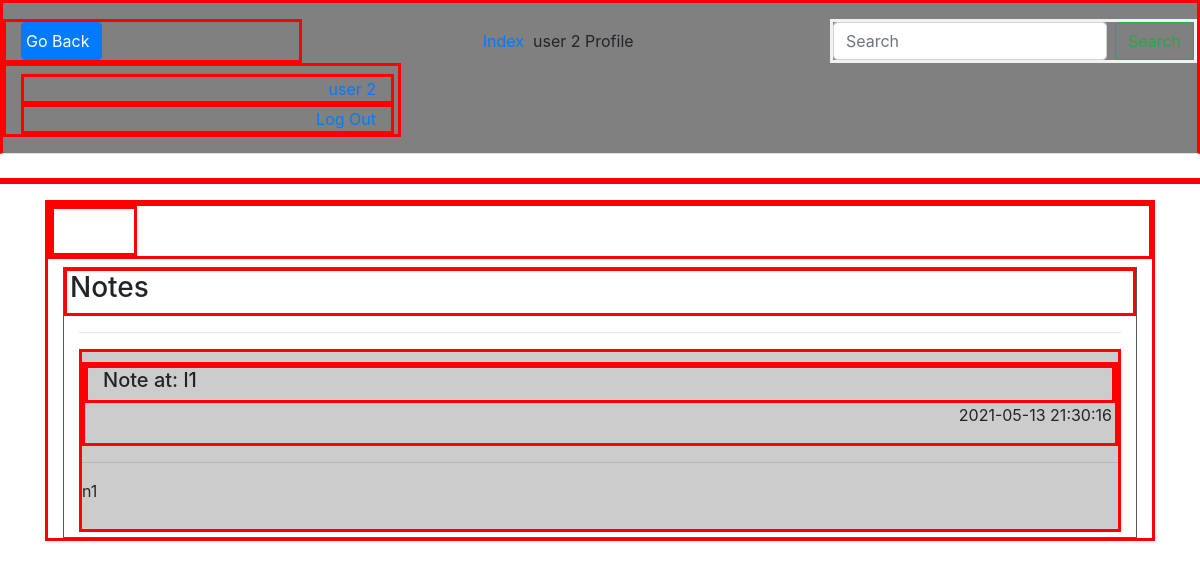
The page /profile/2 (signed in) on the database as committed earlier.
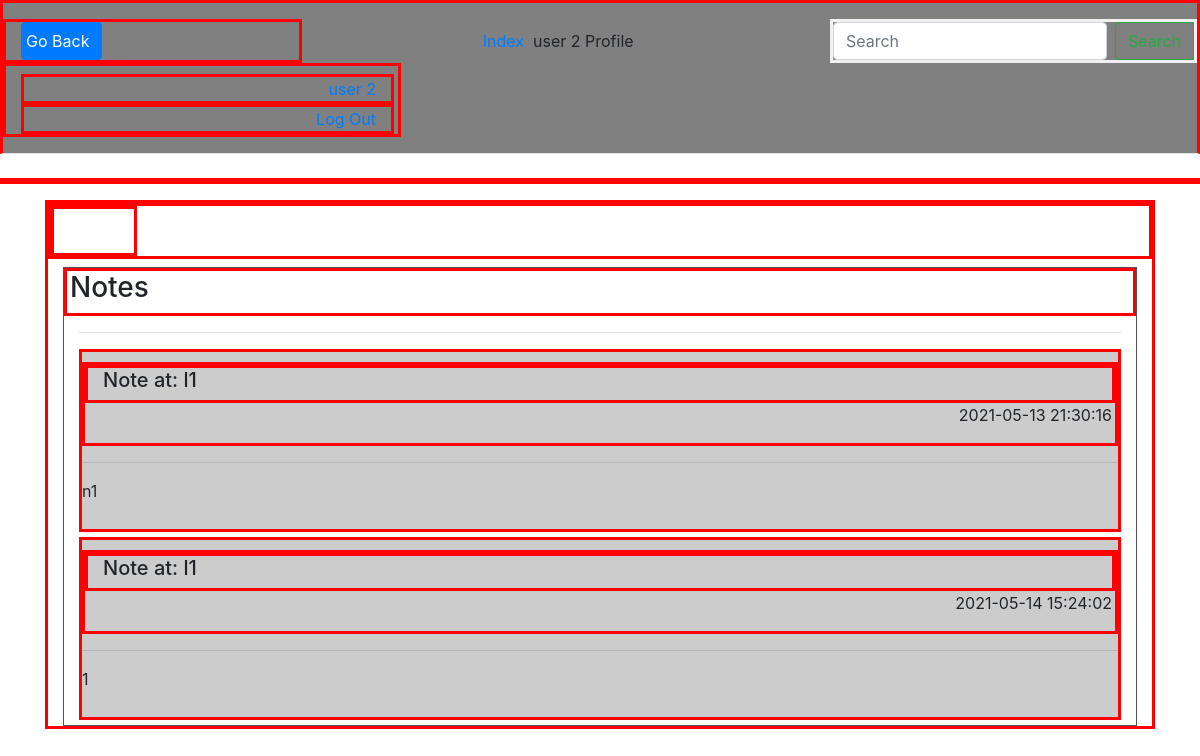
The same page on the database as committed later.
### app.py (models this page shows)
class User(UserMixin, db.Model):
    __tablename__ = 'users'
    id = db.Column(db.Integer, primary_key=True)
    username = db.Column(db.String(80), unique=True, nullable=False)
    password = db.Column(db.String(80), nullable=False)
    email = db.Column(db.String(120), unique=True, nullable=False)
    created_worlds = db.relationship("World", backref='creator')
    created_characters = db.relationship("Characters", backref='creator')
    created_locations = db.relationship("Locations", backref='creator')
    created_notes = db.relationship("Notes", backref='creator')

class Notes(db.Model):
    __tablename__ = 'notes'
    id = db.Column(db.Integer, primary_key=True)
    world_id = db.Column(db.Integer, ForeignKey('worlds.id'), nullable=False)
    creator_id = db.Column(db.Integer, ForeignKey('users.id'), nullable=False)
    text = db.Column(db.String(500), nullable=False)
    creation_date = db.Column(db.DateTime, default=db.func.current_timestamp())
    location_id = db.Column(db.Integer, ForeignKey('locations.id'))
    character_id = db.Column(db.Integer, ForeignKey('characters.id'))

class Locations(db.Model):
    __tablename__ = 'locations'
    id = db.Column(db.Integer, primary_key=True)
    location_name = db.Column(db.String(100))
    world_id = db.Column(db.Integer, ForeignKey('worlds.id'))
    creator_id = db.Column(db.Integer, ForeignKey('users.id'))
    description = db.Column(db.String(500))
    creation_date = db.Column(db.DateTime, default=db.func.current_timestamp())
    notes = db.relationship("Notes", backref='location')

### app.py (the view)
@app.route('/profile/<user_id>', methods=["GET"])
def profile(user_id):
    if not session.get("user_name"):
        flash('You are not logged in.')
        return redirect(url_for('login'))
    if int(session["id"]) is not int(user_id):
        flash('For now, you cannot visit other peoples userpage.')
        return redirect(url_for('index'))
    user = User.query.filter_by(id=user_id).first()
    all_notes = Notes.query.filter_by(creator_id=user.id).all()
    return render_template("profile.html", user=user, notes=all_notes)

### app.py (called while the page is built)
@login.user_loader
def load_user(id):
    return User.query.get(int(id))

### templates/profile.html (shortened to what this page needs)
{% extends "header.html" %}
{% block header %}{{ user.username }} Profile{% endblock %}
{% block body %}
<main role="main" class="container">
    <div class="col" id="profile">
        <div class="row mb-2">
            <div class="header">{{ user.username }}</div>
        </div>
        <div class="col md-8 blog-main" id="notes">
            <div class="row" style="padding-left: 3px;">
                <h3>Notes</h3>
            </div>
            <hr>
            {% if notes %}
                {% for note in notes %}
                    <div class="blog-post" id="note">
                        <div>
                            <div class="col-sm">
                                {% if note.location_id %}
                                    <h5>Note at: {{ note.location.location_name }}</h5>
                                {% elif note.character_id %}
                                     <h5>Note at: {{ note.character.character_name }}</h5>
                                {% endif %}
                            </div>
                            <p class="blog-post-meta" id="creation_date">{{ note.creation_date }}</p>
                        </div>
                        <hr>
                        <p class="blog-post-text">{{ note.text }}</p>
                    </div>
                {% endfor %}
            {% endif %}
    </div>
</main>
{% endblock %}

### templates/header.html (shortened to what this page needs)
<!DOCTYPE html>
<html lang="en">
    <head>
        <link rel="stylesheet" type="text/css" href="{{ url_for('static',filename='styles/stylesheet.css') }}">
        <link rel="stylesheet" href="https://stackpath.bootstrapcdn.com/bootstrap/4.3.1/css/bootstrap.min.css">
    </head>
    <body>
        <div class="d-flex flex-wrap align-items-center justify-content-center justify-content-md-between py-3 mb-4 border-bottom" id="stickyHeader">
            <div class="d-flex align-items-center col-md-3 mb-2 mb-md-0 text-dark text-decoration-none">
                <button class="btn btn-primary" onclick="goBack()" id="back_button">Go Back</button>
            </div>
            <ul class="nav col-12 col-md-auto mb-2 justify-content-center mb-md-0" id="title"><a href="{{ url_for('index') }}">Index</a>&nbsp;&nbsp;{% block header %}{% endblock header %}</ul>
            <form class="form-inline my-2 my-lg-0" method="GET" action="{{ url_for('search') }}">
                <input class="form-control mr-sm-2" type="search" name="search" placeholder="Search" aria-label="Search">
                <button class="btn btn-outline-success my-2 my-sm-0" type="submit">Search</button>
            </form>
            <div class="col-md-4 text-end" id="profile_buttons">
                {% if current_user.is_anonymous %}
                    <a href="/login" class="btn btn-primary">Login</a>
                {% else %}
                    <div class="col-sm"><a href="{{ url_for('profile', user_id=current_user.id) }}">{{ current_user.username }}</a></div>
                {% endif %}
                <div class="col-sm">
                    <a href="/logout">Log Out</a>
                </div>
            </div>
        </div>
        {% with messages = get_flashed_messages() %}
        <div container id="message">
            </div>
        {% endwith %}
        {% block body %} {% endblock body %}
    </body>
</html>

### static/styles/stylesheet.css (style rules this page uses)
.header { padding: 10px 16px; color: white; }
#title { text-align: center; }
form { border: 3px solid #f1f1f1; }
button { background-color: #4CAF50; color: white; padding: 14px 20px; margin: 8px 0; border: none; cursor: pointer; }
.container { padding: 16px; }
.col-md-4 { text-align: center; }
#back_button { text-align: left; padding-left: 4px; }
#notes { border-color: #555555; border-style: solid; border-width: 1px; }
#note { margin-bottom: 5px; margin-top: 5px; }
#creation_date { text-align: right; padding-right: 3px; }
#profile_buttons { text-align: right; padding-right: 4px; }
#note { padding-top: 10px; padding-bottom: 10px; background-color: #cccccc; }
div { border-style: solid; border-color: red; }
.py-3 { background-color: gray; margin-bottom: 0px; margin-top: 0px; }

Rows that differ between the two databases and show on the page:
added Notes: location.location_name "l1", creation_date "2021-05-14 15:24:02", text "1"
